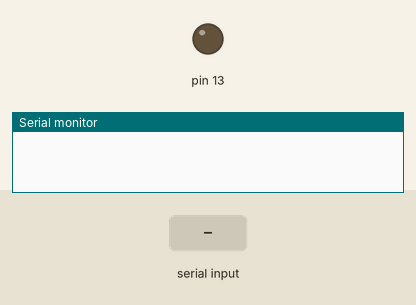
Recording of a sketch running on a simulated Arduino Uno, built with avr-gcc and run on an emulated ATmega328P. Parts: output pins drawn as LEDs (lit = HIGH), the last lines printed to the serial monitor. The inputs (shaded band) are chosen by the test bench.

Above: at 1.2 s.
1.3 s: "a" received over Serial
At 1.8 s:
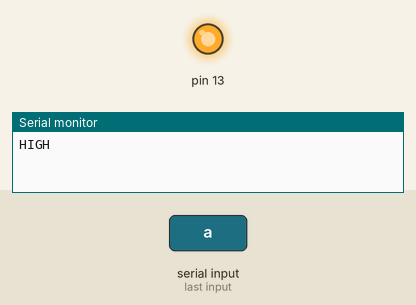
2.8 s: "b" received over Serial
At 4.2 s:
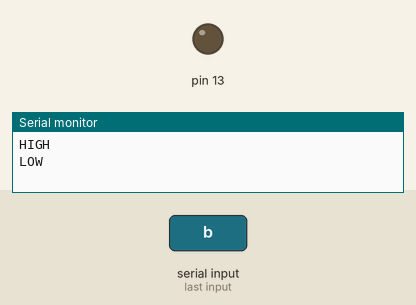
Timing chart, 0 to 5.8 s (numbered marks = the images above; inputs shaded):
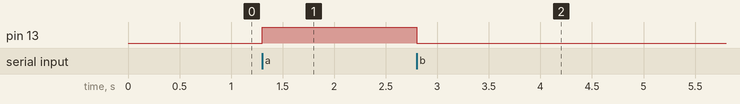

Measured:
- after the input at 1.3 s, pin 13: LOW → HIGH at once
- after the input at 2.8 s, pin 13: HIGH → LOW at once

The sketch:

LED_Control.ino
```cpp
char val, a, b;

void setup() {
  pinMode(13, OUTPUT);
 Serial.begin(9600);

}

void loop() {

if (Serial.available())
{
 //int val = Serial.parseInt();
 val = Serial.read();
  if( val == 'a')
  //if (val == 1)
  {
  digitalWrite(13, HIGH);
  Serial.println("HIGH");
  }

  else if (val == 'b')
  //if (val == 2)
  {
  digitalWrite(13, LOW);
  Serial.println("LOW");
  }

}

}
```
